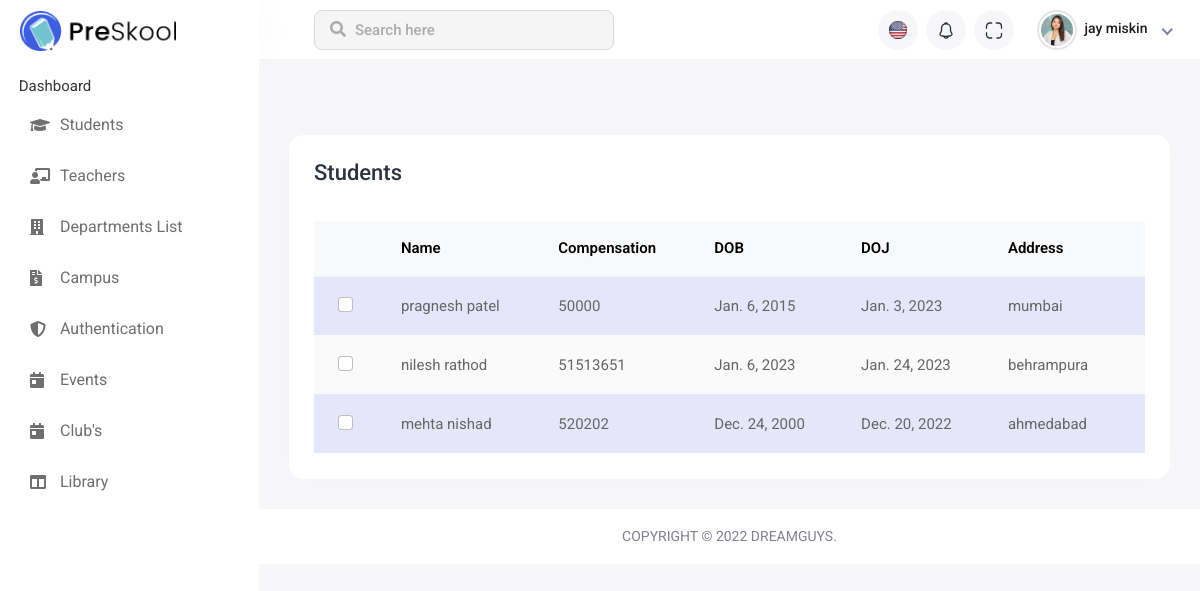
The page /teacher_page/ (signed in) on the database its author committed.
### Institute_Management_App/models.py (models this page shows, shortened)
class Common(models.Model):
    Master=models.ForeignKey(Master, on_delete=models.CASCADE)
    Name=models.CharField(max_length=50)
    DateOfBirth=models.DateField(default='2022-11-21')
    DateOfJoining=models.DateField(default='2022-11-21')
    Address=models.CharField(max_length=100)
    class Meta:
        db_table="common"

class Teacher(models.Model):
    Common=models.ForeignKey(Common, on_delete=models.CASCADE)
    Compensation=models.CharField(max_length=10)
    class Meta:
        db_table="teacher"

### Institute_Management_App/views.py (the view)
# urls.py: path('teacher_page/',teacher_page,name='teacher_page'),
def teacher_page(request):
    if 'email' in request.session:
        teacher_page_data(request) #load student data
        return render(request,'teacher_page.html', data)
    return render(request,'teacher_page.html')

### Institute_Management_App/views.py (called while the page is built)
def teacher_page_data(request):
    print(request.POST)
    teacher = Teacher.objects.all()
    data['teacher'] = teacher

### Institute_Management_App/templates/teacher_page.html (shortened to what this page needs)
{% extends 'base.html' %}
{% load static %}
{% block main_content %}
<div class="main-wrapper">
    <div class="header">
        <div class="header-left">
            <a href="{% static 'index-2.html' %}" class="logo">
                <img src="{% static 'assets/img/logo.png' %}" alt="Logo">
            </a>
        </div>
        <div class="top-nav-search">
            <form>
                <input type="text" class="form-control" placeholder="Search here">
                <button class="btn" type="submit"><i class="fas fa-search"></i></button>
            </form>
        </div>
        <ul class="nav user-menu">
            <li class="nav-item dropdown noti-dropdown language-drop me-2">
                <a href="#" class="dropdown-toggle nav-link header-nav-list" data-bs-toggle="dropdown">
                    <img src="{% static 'assets/img/icons/header-icon-01.svg' %}" alt="">
                </a>
            </li>
            <li class="nav-item dropdown noti-dropdown me-2">
                <a href="#" class="dropdown-toggle nav-link header-nav-list" data-bs-toggle="dropdown">
                    <img src="{% static 'assets/img/icons/header-icon-05.svg' %}" alt="">
                </a>
            </li>
            <li class="nav-item zoom-screen me-2">
                <a href="#" class="nav-link header-nav-list win-maximize">
                    <img src="{% static 'assets/img/icons/header-icon-04.svg' %}" alt="">
                </a>
            </li>
            <li class="nav-item dropdown has-arrow new-user-menus">
                <a href="#" class="dropdown-toggle nav-link" data-bs-toggle="dropdown">
                    <span class="user-img">
                        <img class="rounded-circle" src="{% static 'assets/img/profiles/avatar-01.jpg' %}" width="31"
                            alt="Ryan Taylor">
                        <div class="user-text">
                            <h6>{{user_data.first_name}} {{user_data.last_name}}</h6>
                        </div>
                    </span>
                </a>
            </li>
        </ul>
    </div><br><br>
    <div class="sidebar" id="sidebar">
        <div class="sidebar-inner slimscroll">
            <div id="sidebar-menu" class="sidebar-menu">
                <ul>
                    <li class="submenu" >
                        <span> Dashboard </span>
                        </li>
                    <li class="submenu">
                        <a href="#"><i class="fas fa-graduation-cap"></i> <span> Students</span> </a>
                    </li>
                    <li class="submenu">
                        <a href="#"><i class="fas fa-chalkboard-teacher"></i> <span> Teachers</span> </a>
                    </li>
                    <li>
                        <a href="{% url 'department_page' %}"><i class="fas fa-building"></i> <span> Departments List</span></a>
                    </li>
                    <li>
                        <a href="{% url 'maintenance_page' %}"><i class="fas fa-file-invoice-dollar"></i> <span> Campus</span></a>
                    </li>
                    <li class="submenu">
                        <a href="#"><i class="fas fa-shield-alt"></i> <span>Authentication </span> </a>
                    </li>
                    <li>
                        <a href="{% url 'event_page' %}"><i class="fas fa-calendar-day"></i> <span>Events</span></a>
                    </li>
                    <li>
                        <a href="{% url 'club_page' %}"><i class="fas fa-calendar-day"></i> <span>Club's</span></a>
                    </li>
                    <li class="submenu">
                        <a href="#"><i class="fas fa-columns"></i> <span> Library </span> </a>
                    </li>
                </ul>
            </div>
        </div>
    </div>
    <div class="page-wrapper">
        <div class="content container-fluid">
            <div class="row">
                <div class="col-sm-12">
                    <div class="card card-table comman-shadow">
                        <div class="card-body">
                            <div class="page-header">
                                <div class="row align-items-center">
                                    <div class="col">
                                        <h3 class="page-title">Students</h3>
                                    </div>
                                </div>
                            </div>
                            <div class="table-responsive">
                                <table
                                    class="table border-0 star-student table-hover table-center mb-0 datatable table-striped">
                                    <thead class="student-thread">
                                        <tr>
                                            <th>
                                            </th>
                                            <th>Name</th>
                                            <th>Compensation</th>
                                            <th>DOB</th>
                                            <th>DOJ</th>
                                            <th>Address</th>
                                        </tr>
                                    </thead>
                                    <tbody>
                                        {% for S_data in teacher %}
                                        <tr>
                                            <td>
                                                <div class="form-check check-tables">
                                                    <input class="form-check-input" type="checkbox" value="something">
                                                </div>
                                            </td>
                                            <td>{{S_data.Common.Name}}</td>
                                            <td>{{S_data.Compensation}}</td>
                                            <td>{{S_data.Common.DateOfBirth}}</td>
                                            <td>{{S_data.Common.DateOfJoining}}</td>
                                            <td>{{S_data.Common.Address}}</td>
                                        </tr>
                                        {% endfor %}
                                    </tbody>
                                </table>
                            </div>
                        </div>
                    </div>
                </div>
            </div>
        </div>
        <footer>
            <p>Copyright © 2022 Dreamguys.</p>
        </footer>
    </div>
</div>
{% endblock %}

### Institute_Management_App/templates/teacher_page.html (style rules this page uses)
.page-wrapper { min-height: 406px !important; }
.star-student.table-striped tbody tr:nth-of-type(odd) { background-color: lavender; }

### rows shown on the page
Common: first_name "jay", last_name "miskin"
Teacher: Common.Name "pragnesh patel", Compensation "50000", Common.DateOfBirth "Jan. 6, 2015", Common.DateOfJoining "Jan. 3, 2023", Common.Address "mumbai"
Teacher: Common.Name "nilesh rathod", Compensation "51513651", Common.DateOfBirth "Jan. 6, 2023", Common.DateOfJoining "Jan. 24, 2023", Common.Address "behrampura"
Teacher: Common.Name "mehta nishad", Compensation "520202", Common.DateOfBirth "Dec. 24, 2000", Common.DateOfJoining "Dec. 20, 2022", Common.Address "ahmedabad"
